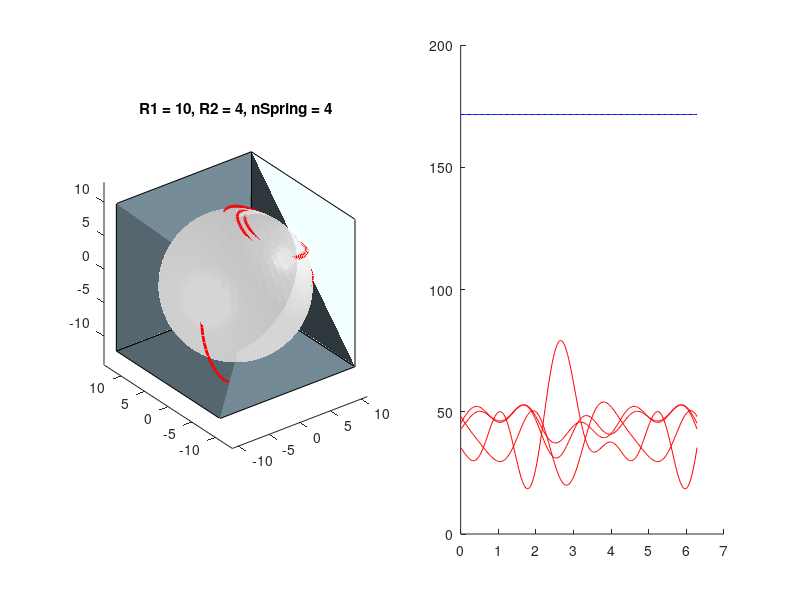

Recreate this plot in MATLAB. (Note: this script raises an error after producing the figure.)


clear all 
close all 
clc 

%%%%%%%%%%%%%%%%%%%%%%%%%%%%%%%%%%%%%%%%%%%%%%%%%%%%%%%%
%%%%           Parameter Definitions                %%%%
%%%%%%%%%%%%%%%%%%%%%%%%%%%%%%%%%%%%%%%%%%%%%%%%%%%%%%%%

r1 = 10;
r2 = 4;
r3 = 4;

nSpring = 4; 

rho     = (r1/r2)-1;
gamma   = linspace(0,2*pi,200);
beta    = gamma.*rho; 

[X1,Y1,Z1] = sphere(50);
[X2,Y2,Z2] = sphere(50);
[X3,Y3,Z3] = sphere(50);


sx1 = X1*r1;
sy1 = Y1*r1;
sz1 = Z1*r1;
sx2 = X2*r2;
sy2 = Y2*r2;
sz2 = Z2*r2;
sx3 = X3*(r1-r2);
sy3 = Y3*(r1-r2);
sz3 = Z3*(r1-r2);
sArrayShape = size(sx2); 

sphere2 = [sx2(:).' ; sy2(:).' ; sz2(:).' ; ones(1,numel(sx2))];

theta = linspace(0,pi,nSpring+1);theta(end)=[];
phi   = linspace(0 ,2*pi,nSpring+1);phi(end)=[];

P = [   r3*sin(theta).*cos(phi)
        r3*sin(theta).*sin(phi)
        r3*cos(theta)
        ones(size(theta))];
    
P = r3.*rand(3,nSpring-1);
P(:,end+1) = -sum(P,2);
P = [P;ones(size(theta))];
    
    
 Rz = @(a) [cos(a) -sin(a)  0; 
            sin(a)  cos(a)  0; 
            0       0       1];
        
Ry = @(a) [cos(a)  0       sin(a); 
            0       1       0; 
            -sin(a) 0       cos(a)];
        
 Rx = @(a) [1       0       0 ; 
            0       cos(a)  -sin(a); 
            0       sin(a)  cos(a);];
        

 
 Rzyx = @(a,b,c) Rz(a)*Ry(b)*Rx(c)
 
 H = @(a,b,c,t) [Rzyx(a,b,c), [t;0;0] ; [0,0,0,1]]
 
 for k = 1:numel(gamma)
    
    a1 = gamma(k);
    b1 = gamma(k);
    c1 = gamma(k); 
    t1 = 0;   
    
%     a2 = 0;%beta(k);
%     b2 = 0;%beta(k);
%     c2 = 0;%beta(k); 
    
    a2 = beta(k);
    b2 = beta(k);
    c2 = beta(k);
    t2 = r1-r2;  
    
    P_prime{k} = H(a1,b1,c1,t1)*H(a2,b2,c2,t2)*P;
    sphere2_prime{k} = H(a1,b1,c1,t1)*H(a2,b2,c2,t2)*sphere2;
     
 end
 
 stifness = ones(1,nSpring) ;
for k = 1:numel(gamma)
    for ii = 1:nSpring
        Ui(k,ii) = 0.5*stifness(ii)*(P_prime{k}(1,ii)^2 + P_prime{k}(2,ii)^2 + P_prime{k}(3,ii)^2);
    end
end
 
  Utotal = sum(Ui,2);
  
  
%%%%%%%%%%%%%%%%%%%%%%%%%%%%%%%%%%%%%%%%%%%%%%%%%%%%%%%%
%%%%                Initial Plots                   %%%%
%%%%%%%%%%%%%%%%%%%%%%%%%%%%%%%%%%%%%%%%%%%%%%%%%%%%%%%% 
fh      = figure('color',[1,1,1],'position',[100,100,1000,500]);subplot(1,2,1);hold on ;axis equal;
ht      = title(['R1 = ',num2str(r1),', R2 = ',num2str(r2),', nSpring = ',num2str(nSpring)]); %Print time in title

for k = 1:nSpring
    for ii = 1:numel(P_prime) 
        
        Px(k,ii) = P_prime{ii}(1,k);
        Py(k,ii) = P_prime{ii}(2,k);
        Pz(k,ii) = P_prime{ii}(3,k);

        
    end
end 

% keyboard 
  
f       = getframe(gcf);
sizef   = size(f.cdata);
width   = sizef(1);
height  = sizef(2);


subplot(1,2,1); hold on
                     material shiny

surface(sx1,sy1,sz1,'EdgeAlpha', 0.1,...
                    'FaceAlpha', 0.3,...
                    'FaceColor', [189, 189, 189]./255,...
                    'EdgeColor', [189, 189, 189]./255,...
                    'AmbientStrength',0.5)
                
surface(sx3,sy3,sz3,'EdgeAlpha', 0.2,...
                    'FaceAlpha', 0.8,...
                    'FaceColor', [0 188  212]./255,...
                    'EdgeColor', 'none')

sx2_prime = reshape(sphere2_prime{1}(1,:),sArrayShape(1),sArrayShape(2));
sy2_prime = reshape(sphere2_prime{1}(2,:),sArrayShape(1),sArrayShape(2));
sz2_prime = reshape(sphere2_prime{1}(3,:),sArrayShape(1),sArrayShape(2));

H1 = surface(sx2_prime,sy2_prime,sz2_prime,...
                        'FaceAlpha', 0.4, ...
                        'FaceColor', [0.1 0.1 0.1],...
                        'EdgeColor', 'none',...
                        'FaceLighting','gouraud',...
                        'AmbientStrength',0.5);
                    


H2 = plot3(P_prime{1}(1,:),P_prime{1}(2,:),P_prime{1}(3,:),'.k','markersize',20);
H3 = plot3(mean(sx2_prime(:)),mean(sy2_prime(:)),mean(sz2_prime(:)),'.g','markersize',10);

dist = 11

patch([dist -dist -dist dist], [dist dist -dist -dist], [-dist -dist -dist -dist],[120, 144, 156]./255,'facealpha',1)
patch([dist -dist -dist dist], [dist dist dist dist], [dist dist -dist -dist], [120, 144, 156]./255,'facealpha',1)
patch([dist dist dist dist],[dist -dist -dist dist],  [dist dist -dist -dist], [120, 144, 156]./255,'facealpha',1)

                    light('Position',[10 -10 10],'Style','local')
%                     shading flat
                    
%                     lighting gouraud


for k = 1:nSpring
   plot3(Px(k,:),Py(k,:),Pz(k,:),'-r','Linewidth',2) 
end

% alpha 0.1 

axis equal
view(3)

subplot(1,2,2);hold on 
  U1 = plot(gamma(:),Utotal(:),'-b');
for ii = 1:length(P_prime{k}(1,:))
    U2(ii) = plot(gamma(:),Ui(:,ii),'-r');
end
       

%%%%%%%%%%%%%%%%%%%%%%%%%%%%%%%%%%%%%%%%%%%%%%%%%%%%%%%%
%%%%                Make animation                  %%%%
%%%%%%%%%%%%%%%%%%%%%%%%%%%%%%%%%%%%%%%%%%%%%%%%%%%%%%%%


mCounter=1;

for k = 1:numel(gamma)

    sx2_prime = reshape(sphere2_prime{k}(1,:),sArrayShape(1),sArrayShape(2));
    sy2_prime = reshape(sphere2_prime{k}(2,:),sArrayShape(1),sArrayShape(2));
    sz2_prime = reshape(sphere2_prime{k}(3,:),sArrayShape(1),sArrayShape(2));
    
    set(H1, 'Xdata',sx2_prime,...
            'Ydata',sy2_prime,...
            'Zdata',sz2_prime)
    
    
    set(H2, 'Xdata',P_prime{k}(1,:),...
            'Ydata',P_prime{k}(2,:),...
            'Zdata',P_prime{k}(3,:))
        
    set(H3, 'Xdata',mean(sx2_prime(:)),...
            'Ydata',mean(sy2_prime(:)),...
            'Zdata',mean(sz2_prime(:)))
    
%         pause(0.05)
        
            f=getframe(gcf);
    if mCounter == 1
        [mov(:,:,1,mCounter), map] = rgb2ind(f.cdata, 256, 'nodither');
    else
               mov(:,:,1,mCounter) = rgb2ind(f.cdata, map, 'nodither');
    end
    mCounter = mCounter+1;
end


%%%%%%%%%%%%%%%%%%%%%%%%%%%%%%%%%%%%%%%%%%%%%%%%%%%%%%%%
%%%%               Save animations                  %%%%
%%%%%%%%%%%%%%%%%%%%%%%%%%%%%%%%%%%%%%%%%%%%%%%%%%%%%%%%

directory = 'C:\Users\Reinier\Box Sync\Reinier PhD\3_Matlab\SB_Tusi_couple\Animations';
directory = 'D:\pkuppens\Box Sync\Reinier PhD\3_Matlab\SB_Tusi_couple\Animations';

idx=0;
cd(directory)
existingNames=dir('*.gif');
for k = 1:numel(existingNames)
    idx(k)=str2num(existingNames(k).name(end-7:end-4));
end
maxIdx = max(idx);

animation_name = strcat(directory,'\Animation',num2str(maxIdx+1.','%04d'),'.gif');
imwrite(mov, map,animation_name, 'DelayTime', 0, 'LoopCount', inf);















